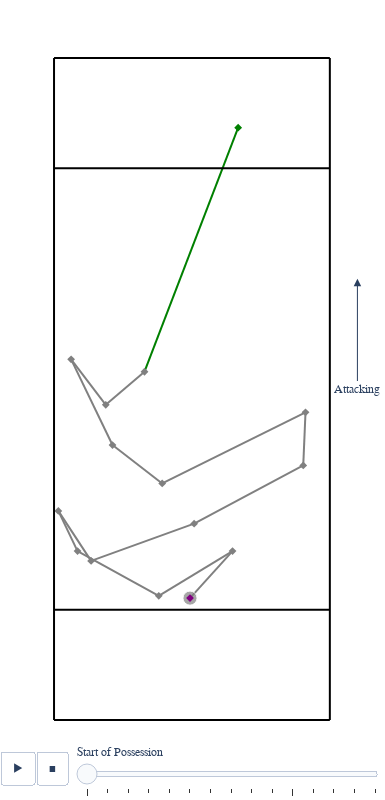

The notebook cell saved with this chart:
### Code cell
fig

### Figure 1 — Plotly figure (JSON) as saved in the notebook; plotly's stock layout.template omitted (floating-point values rounded to 4 significant figures)
{"data": [{"hoverinfo": "skip", "legendgroup": "", "marker": {"color": "gray", "size": [1], "sizemode": "area", "sizeref": 0.01, "symbol": "circle"}, "mode": "markers", "name": "", "orientation": "v", "showlegend": false, "type": "scatter", "x": [-0.35], "xaxis": "x", "y": [22.09], "yaxis": "y"}, {"hovertemplate": "%{text}<extra></extra>", "marker": {"color": ["purple"], "symbol": "diamond"}, "mode": "markers", "name": "Start of Possession", "text": ["<b>Start of Possession</b><br>Downfield Yards: 0.0<br>Sideways Yards: 0.0<br>Total Yards: 0.0"], "type": "scatter", "x": [-0.35], "y": [22.09]}, {"hovertemplate": "%{text}<extra></extra>", "marker": {"color": ["gray", "gray", "gray", "gray", "gray", "gray", "gray", "gray", "gray", "gray", "gray", "gray", "gray"], "symbol": "diamond"}, "mode": "markers", "name": "Completion", "text": ["<b>Completion: Noah Saul Dish to<br>Elijah Long for 9 yards</b><br>Downfield Yards: 8.5<br>Sideways Yards: 7.7<br>Total Yards: 11.5", "<b>Completion: Elijah Long Dump to<br>Noah Saul for -8 yards</b><br>Downfield Yards: -8.1<br>Sideways Yards: -13.4<br>Total Yards: 15.6", "<b>Completion: Noah Saul Throw to<br>Seth Weaver for 8 yards</b><br>Downfield Yards: 8.1<br>Sideways Yards: -14.7<br>Total Yards: 16.8", "<b>Completion: Seth Weaver Dish to<br>Noah Saul for 7 yards</b><br>Downfield Yards: 7.3<br>Sideways Yards: -3.5<br>Total Yards: 8.1", "<b>Completion: Noah Saul Dump to<br>Seth Weaver for -9 yards</b><br>Downfield Yards: -9.1<br>Sideways Yards: 5.9<br>Total Yards: 10.8", "<b>Completion: Seth Weaver Throw to<br>Eric Taylor for 7 yards</b><br>Downfield Yards: 6.8<br>Sideways Yards: 18.7<br>Total Yards: 19.9", "<b>Completion: Eric Taylor Throw to<br>Joey Cretella for 11 yards</b><br>Downfield Yards: 10.6<br>Sideways Yards: 19.8<br>Total Yards: 22.4", "<b>Completion: Joey Cretella Dish to<br>Seth Weaver for 10 yards</b><br>Downfield Yards: 9.6<br>Sideways Yards: 0.4<br>Total Yards: 9.6", "<b>Completion: Seth Weaver Swing to<br>Joey Cretella for -13 yards</b><br>Downfield Yards: -12.9<br>Sideways Yards: -26.0<br>Total Yards: 29.0", "<b>Completion: Joey Cretella Dish to<br>Elijah Long for 7 yards</b><br>Downfield Yards: 7.0<br>Sideways Yards: -9.0<br>Total Yards: 11.4", "<b>Completion: Elijah Long Throw to<br>Ethan Bloodworth for 16 yards</b><br>Downfield Yards: 15.5<br>Sideways Yards: -7.5<br>Total Yards: 17.3", "<b>Completion: Ethan Bloodworth Dump to<br>Elijah Long for -8 yards</b><br>Downfield Yards: -8.2<br>Sideways Yards: 6.3<br>Total Yards: 10.4", "<b>Completion: Elijah Long Dish to<br>Ethan Bloodworth for 6 yards</b><br>Downfield Yards: 6.0<br>Sideways Yards: 7.0<br>Total Yards: 9.2"], "type": "scatter", "x": [7.36, -6.01, -20.74, -24.22, -18.28, 0.4, 20.18, 20.59, -5.39, -14.4, -21.9, -15.62, -8.6], "y": [30.61, 22.5, 30.61, 37.9, 28.84, 35.59, 46.15, 55.77, 42.88, 49.84, 65.38, 57.13, 63.13]}, {"hovertemplate": "%{text}<extra></extra>", "marker": {"color": ["green"], "symbol": "diamond"}, "mode": "markers", "name": "Score", "text": ["<b>Score: Ethan Bloodworth Throw to<br>Eric Taylor for 37 yards</b><br>Downfield Yards: 44.2<br>Sideways Yards: 17.0<br>Total Yards: 47.4"], "type": "scatter", "x": [8.38], "y": [107.4]}], "layout": {"annotations": [{"arrowhead": 2, "arrowsize": 1.5, "ax": 30, "axref": "x", "ay": 60, "ayref": "y", "showarrow": true, "text": "Attacking", "x": 30, "xref": "x", "y": 80, "yref": "y"}], "font": {"family": "TW Cen MT"}, "height": 800, "hoverlabel": {"font": {"family": "TW Cen MT"}}, "legend": {"itemsizing": "constant", "tracegroupgap": 0}, "margin": {"b": 0, "l": 0, "r": 0, "t": 0}, "paper_bgcolor": "rgba(0,0,0,0)", "plot_bgcolor": "rgba(0,0,0,0)", "shapes": [{"layer": "below", "line": {"color": "gray"}, "type": "line", "x0": -0.35, "x1": 7.36, "y0": 22.09, "y1": 30.61}, {"layer": "below", "line": {"color": "gray"}, "type": "line", "x0": 7.36, "x1": -6.01, "y0": 30.61, "y1": 22.5}, {"layer": "below", "line": {"color": "gray"}, "type": "line", "x0": -6.01, "x1": -20.74, "y0": 22.5, "y1": 30.61}, {"layer": "below", "line": {"color": "gray"}, "type": "line", "x0": -20.74, "x1": -24.22, "y0": 30.61, "y1": 37.9}, {"layer": "below", "line": {"color": "gray"}, "type": "line", "x0": -24.22, "x1": -18.28, "y0": 37.9, "y1": 28.84}, {"layer": "below", "line": {"color": "gray"}, "type": "line", "x0": -18.28, "x1": 0.4, "y0": 28.84, "y1": 35.59}, {"layer": "below", "line": {"color": "gray"}, "type": "line", "x0": 0.4, "x1": 20.18, "y0": 35.59, "y1": 46.15}, {"layer": "below", "line": {"color": "gray"}, "type": "line", "x0": 20.18, "x1": 20.59, "y0": 46.15, "y1": 55.77}, {"layer": "below", "line": {"color": "gray"}, "type": "line", "x0": 20.59, "x1": -5.39, "y0": 55.77, "y1": 42.88}, {"layer": "below", "line": {"color": "gray"}, "type": "line", "x0": -5.39, "x1": -14.4, "y0": 42.88, "y1": 49.84}, {"layer": "below", "line": {"color": "gray"}, "type": "line", "x0": -14.4, "x1": -21.9, "y0": 49.84, "y1": 65.38}, {"layer": "below", "line": {"color": "gray"}, "type": "line", "x0": -21.9, "x1": -15.62, "y0": 65.38, "y1": 57.13}, {"layer": "below", "line": {"color": "gray"}, "type": "line", "x0": -15.62, "x1": -8.6, "y0": 57.13, "y1": 63.13}, {"layer": "below", "line": {"color": "green"}, "type": "line", "x0": -8.6, "x1": 8.38, "y0": 63.13, "y1": 107.4}, {"line": {"color": "black"}, "type": "line", "x0": -25, "x1": 25, "y0": 0, "y1": 0}, {"line": {"color": "black"}, "type": "line", "x0": -25, "x1": 25, "y0": 20, "y1": 20}, {"line": {"color": "black"}, "type": "line", "x0": -25, "x1": 25, "y0": 100, "y1": 100}, {"line": {"color": "black"}, "type": "line", "x0": -25, "x1": 25, "y0": 120, "y1": 120}, {"line": {"color": "black"}, "type": "line", "x0": -25, "x1": -25, "y0": 0, "y1": 120}, {"line": {"color": "black"}, "type": "line", "x0": 25, "x1": 25, "y0": 0, "y1": 120}], "showlegend": false, "sliders": [{"active": 0, "currentvalue": {"prefix": ""}, "len": 0.9, "pad": {"b": -25, "t": 25}, "steps": [{"args": [["1"], {"frame": {"duration": 0, "redraw": false}, "fromcurrent": true, "mode": "immediate", "transition": {"duration": 0, "easing": "linear"}}], "label": "Start of Possession", "method": "animate"}, {"args": [["2"], {"frame": {"duration": 0, "redraw": false}, "fromcurrent": true, "mode": "immediate", "transition": {"duration": 0, "easing": "linear"}}], "label": "Completion: Noah Saul Dish to<br>Elijah Long for 9 yards", "method": "animate"}, {"args": [["3"], {"frame": {"duration": 0, "redraw": false}, "fromcurrent": true, "mode": "immediate", "transition": {"duration": 0, "easing": "linear"}}], "label": "Completion: Elijah Long Dump to<br>Noah Saul for -8 yards", "method": "animate"}, {"args": [["4"], {"frame": {"duration": 0, "redraw": false}, "fromcurrent": true, "mode": "immediate", "transition": {"duration": 0, "easing": "linear"}}], "label": "Completion: Noah Saul Throw to<br>Seth Weaver for 8 yards", "method": "animate"}, {"args": [["5"], {"frame": {"duration": 0, "redraw": false}, "fromcurrent": true, "mode": "immediate", "transition": {"duration": 0, "easing": "linear"}}], "label": "Completion: Seth Weaver Dish to<br>Noah Saul for 7 yards", "method": "animate"}, {"args": [["6"], {"frame": {"duration": 0, "redraw": false}, "fromcurrent": true, "mode": "immediate", "transition": {"duration": 0, "easing": "linear"}}], "label": "Completion: Noah Saul Dump to<br>Seth Weaver for -9 yards", "method": "animate"}, {"args": [["7"], {"frame": {"duration": 0, "redraw": false}, "fromcurrent": true, "mode": "immediate", "transition": {"duration": 0, "easing": "linear"}}], "label": "Completion: Seth Weaver Throw to<br>Eric Taylor for 7 yards", "method": "animate"}, {"args": [["8"], {"frame": {"duration": 0, "redraw": false}, "fromcurrent": true, "mode": "immediate", "transition": {"duration": 0, "easing": "linear"}}], "label": "Completion: Eric Taylor Throw to<br>Joey Cretella for 11 yards", "method": "animate"}, {"args": [["9"], {"frame": {"duration": 0, "redraw": false}, "fromcurrent": true, "mode": "immediate", "transition": {"duration": 0, "easing": "linear"}}], "label": "Completion: Joey Cretella Dish to<br>Seth Weaver for 10 yards", "method": "animate"}, {"args": [["10"], {"frame": {"duration": 0, "redraw": false}, "fromcurrent": true, "mode": "immediate", "transition": {"duration": 0, "easing": "linear"}}], "label": "Completion: Seth Weaver Swing to<br>Joey Cretella for -13 yards", "method": "animate"}, {"args": [["11"], {"frame": {"duration": 0, "redraw": false}, "fromcurrent": true, "mode": "immediate", "transition": {"duration": 0, "easing": "linear"}}], "label": "Completion: Joey Cretella Dish to<br>Elijah Long for 7 yards", "method": "animate"}, {"args": [["12"], {"frame": {"duration": 0, "redraw": false}, "fromcurrent": true, "mode": "immediate", "transition": {"duration": 0, "easing": "linear"}}], "label": "Completion: Elijah Long Throw to<br>Ethan Bloodworth for 16 yards", "method": "animate"}, {"args": [["13"], {"frame": {"duration": 0, "redraw": false}, "fromcurrent": true, "mode": "immediate", "transition": {"duration": 0, "easing": "linear"}}], "label": "Completion: Ethan Bloodworth Dump to<br>Elijah Long for -8 yards", "method": "animate"}, {"args": [["14"], {"frame": {"duration": 0, "redraw": false}, "fromcurrent": true, "mode": "immediate", "transition": {"duration": 0, "easing": "linear"}}], "label": "Completion: Elijah Long Dish to<br>Ethan Bloodworth for 6 yards", "method": "animate"}, {"args": [["15"], {"frame": {"duration": 0, "redraw": false}, "fromcurrent": true, "mode": "immediate", "transition": {"duration": 0, "easing": "linear"}}], "label": "Score: Ethan Bloodworth Throw to<br>Eric Taylor for 37 yards", "method": "animate"}], "x": 0.1, "xanchor": "left", "y": 0.1, "yanchor": "top"}], "updatemenus": [{"buttons": [{"args": [null, {"frame": {"duration": 500, "redraw": false}, "fromcurrent": true, "mode": "immediate", "transition": {"duration": 500, "easing": "linear"}}], "label": "&#9654;", "method": "animate"}, {"args": [[null], {"frame": {"duration": 0, "redraw": false}, "fromcurrent": true, "mode": "immediate", "transition": {"duration": 0, "easing": "linear"}}], "label": "&#9724;", "method": "animate"}], "direction": "left", "pad": {"r": 10, "t": 70}, "showactive": false, "type": "buttons", "x": 0.1, "xanchor": "right", "y": 0.125, "yanchor": "top"}], "width": 385, "xaxis": {"anchor": "y", "domain": [0, 1], "fixedrange": true, "range": [-27, 35], "showgrid": false, "showticklabels": false, "ticks": "", "title": {}, "zeroline": false}, "yaxis": {"anchor": "x", "domain": [0, 1], "fixedrange": true, "range": [-1, 121], "scaleanchor": "x", "scaleratio": 1, "showgrid": false, "showticklabels": false, "ticks": "", "title": {}, "zeroline": false}}}
